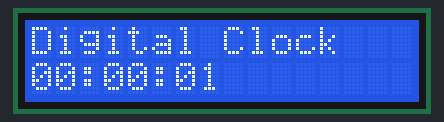
Bench run of a sketch on a simulated Arduino Uno, built with avr-gcc and run on an emulated ATmega328P. Parts: 16×2 character LCD.

Above: at 0.1 s.
At 4.1 s:
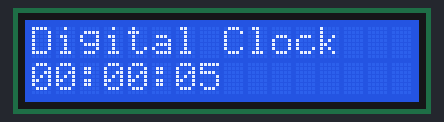
At 9.1 s:
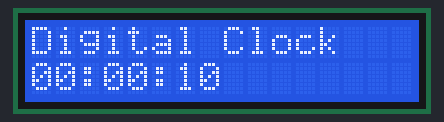
At 19.2 s:
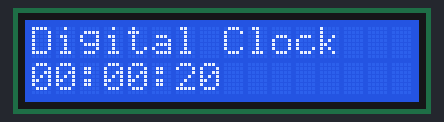
At 28.2 s:
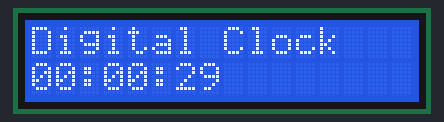
At 38.2 s:
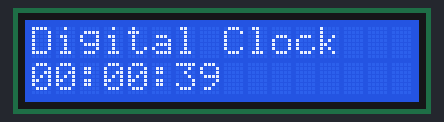

The sketch:

digital_clock.ino
```cpp
#include<LiquidCrystal.h>
LiquidCrystal lcd(2, 3, 4, 5, 6, 7);

void setup()
{
  lcd.begin(16, 2);// colms, ro
  }
  uint8_t ss = 0, mm = 0, hh = 0;
  // this need some modification// Next time we will get accurate time
  void loop() {
    // time parameters
    ss ++;
    if (ss == 60){
      ss = 0;
      mm ++;
  if (mm == 60){
    mm = 0;
    hh++;
    if (hh == 24){
      hh = 0;
      }
     }
   }
  // Display
  lcd.setCursor(0, 0);
  lcd.print("Digital Clock");
  lcd.setCursor(0, 1);
  if (hh < 10){
    lcd.print(0);
    }
    lcd.print(hh);
    lcd.print(":");
    if (mm < 10){
      lcd.print(0);
      }
      lcd.print(mm);
      lcd.print(":");
  if (ss < 10){
  lcd.print(0);
  }
  lcd.print(ss);
  delay(1000);
}
```

Measured:
- what the display in image 1 shows lasts 1.0 s, from 4.1 s to 5.1 s
